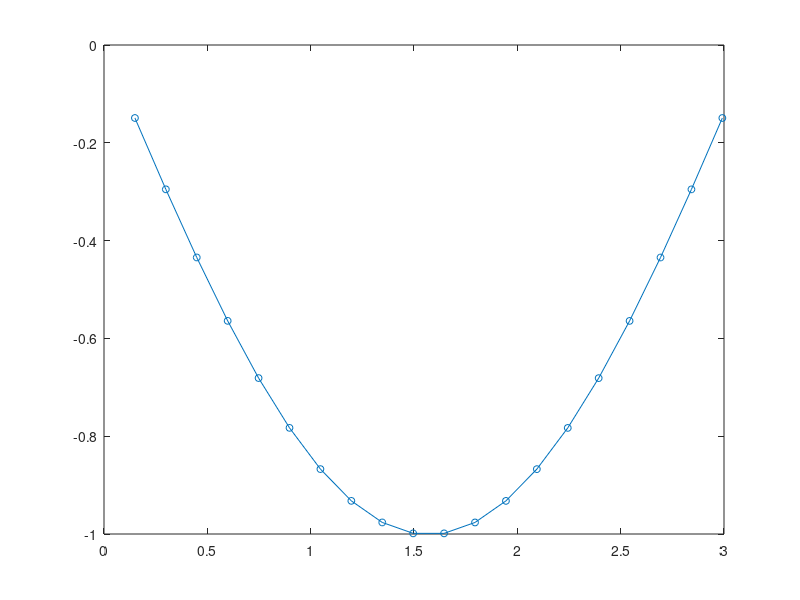

Write MATLAB code to recreate this figure.
%% Final Project
% Shun Iwata
% 
% ID:28699490
% Initialization

n=20;
tol=1e-4;
A=diag(-2.*ones(n,1))+diag(1*ones(n-1,1),-1)+diag(1*ones(n-1,1),1);
h=pi/(n+1);
x1=(1:n)*h;
f=h^2*sin(x1);
% part(1)
% SOR

N=1000;
tol=1e-4;
w=1.5;
x0=zeros(n,1);
x=zeros(n,1);
k=1;
while k<=N
    for i=1:n
        x(i)=(1-w)*x0(i)+w/A(i,i)*(f(i)-A(i,1:i-1)*x(1:i-1)-A(i,i+1:n)*x0(i+1:n));
    end
    if norm(x-x0)<tol
            
            fprintf('x found after %d iterations', k)
            break;
    end
        k=k+1;
    for i=1:n
        x0(i)=x(i);
    end
end
%% 
% Jacobi

k=1;
x0=zeros(n,1);
x=zeros(n,1);
while k<=N
    for i=1:n
        x(i)=(f(i)-A(i,1:n)*x0(1:n)+A(i,i)*x0(i))/A(i,i);
    end
    if norm(x-x0)<tol
            fprintf('x found after %d iterations', k)
            break;
    end
        k=k+1;
    for i=1:n
        x0(i)=x(i);
    end
end
if k>N
    disp("Max number of iterations exceeded")
end
%% 
% Gauss-Seidel

k=1;
x0=zeros(n,1);
x=zeros(n,1);
while k<=N
    for i=1:n
        x(i)=(f(i)-A(i,1:i-1)*x(1:i-1)-A(i,i+1:n)*x0(i+1:n))/A(i,i);
    end
    if norm(x-x0)<tol
            
            fprintf('x found after %d iterations', k)
            break;
    end
        k=k+1;
    for i=1:n
        x0(i)=x(i);
    end
end
if k>N
    disp("Max number of iterations exceeded")
end
% part(2)
% By comparing the number of iteration took to converge to x, SOR took the least 
% and Jacobi Iterative Method took the most iterations. Hence, SOR converges the 
% fastest among the three methods.
% part(3)

N=1000;
tol=1e-4;
w=1.5;
x0=zeros(n,1);
x=zeros(n,1);
k=1;
while k<=N
    for i=1:n
        x(i)=(1-w)*x0(i)+w/A(i,i)*(f(i)-A(i,1:i-1)*x(1:i-1)-A(i,i+1:n)*x0(i+1:n));
    end
    if norm(x-x0)<tol
            break;
    end
        k=k+1;
    for i=1:n
        x0(i)=x(i);
    end
end
figure
plot(x1,x,"Marker","o","MarkerSize",5)
% part(4)

x=ones(n,1);
D=diag(diag(A));
L=tril(A,-1);
U=triu(A,1);
T=-inv(D)*(L+U);
k=1;
p=min(find(abs(x(1:n))==abs(max(x))));
x=x/x(p);
while k<=N
    y=T*x;
    mu=y(p);
    p=min(find(abs(y(1:n))==abs(max(y))));
    if y(p)==0
        x
        disp('A has the eigenvalue 0 , select a new vector x and restart')
        break;
    end
    err=max(abs(x-y/y(p)));
    x=y/y(p);
    if err<tol
        mu 
        x
        fprintf('x and mu found after %d iterations', k)
        break;
    end
    k=k+1;
    if k==N+1
        disp('The maximum number of iterations exceeded')
    end
end
%% 
%